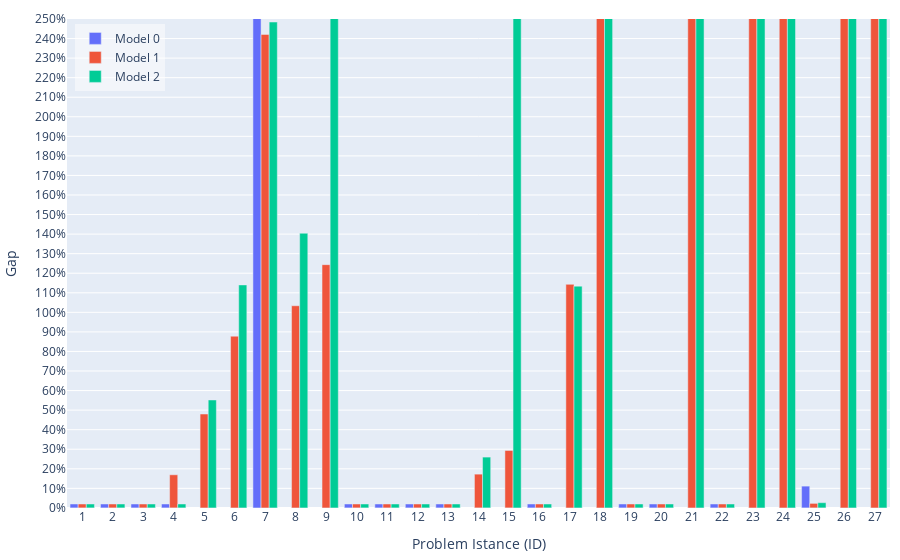

The notebook cell saved with this chart:
### Code cell
import plotly.graph_objects as go

# Clean data
max_gap = 250
# gapcleaned_df0 = df0[df0['gap'] < max_gap]
# gapcleaned_df1 = df1[df1['gap'] < max_gap]
# gapcleaned_df2 = df2[df2['gap'] < max_gap]

gapcleaned_df0 = df0
gapcleaned_df1 = df1
gapcleaned_df2 = df2
# gapcleaned_df0['gap'] = gapcleaned_df0['gap'].apply(lambda x: min(x, max_gap))
# gapcleaned_df1['gap'] = gapcleaned_df1['gap'].apply(lambda x: min(x, max_gap))
# gapcleaned_df2['gap'] = gapcleaned_df2['gap'].apply(lambda x: min(x, max_gap))

# Define a small offset value for visibility
offset = 2  # Adjust this based on your data range

# Function to add offset to zeros but keep original text
def add_offset_to_zeros(values):
    display_values = values.copy()  # For visual height
    text_values = values.copy()     # For labels/text
    display_values[display_values <= 0.05] = offset
    return display_values, text_values

# Create bar plot with visible zeros
hovertemplate_text='Model: %{customdata[0]}<br>ID: %{x}<br>Gap: %{text}%<br>Nodes: %{customdata[1]}<br>Runtime: %{customdata[2]} s<extra></extra>'
fig = go.Figure(data=[
    go.Bar(
        name='Model 0', 
        x=gapcleaned_df0['ID'], 
        y=add_offset_to_zeros(gapcleaned_df0['gap'])[0],
        text=gapcleaned_df0['gap'].apply(lambda x: f'{x:.2f}'),  # Format text to 2 decimal places
        # Create a 2D array with multiple columns
        customdata=np.dstack((gapcleaned_df0['model'], gapcleaned_df0['nodes'], gapcleaned_df0['total_time'].apply(lambda x: f'{x:.2f}')))[0],
        textposition='none',
        hovertemplate=hovertemplate_text
    ),
    go.Bar(
        name='Model 1', 
        x=gapcleaned_df1['ID'], 
        y=add_offset_to_zeros(gapcleaned_df1['gap'])[0],
        text=gapcleaned_df1['gap'].apply(lambda x: f'{x:.2f}'),
        customdata=np.dstack((gapcleaned_df1['model'], gapcleaned_df1['nodes'], gapcleaned_df1['total_time'].apply(lambda x: f'{x:.2f}')))[0],
        textposition='none',
        hovertemplate=hovertemplate_text
    ),
    go.Bar(
        name='Model 2', 
        x=gapcleaned_df2['ID'], 
        y=add_offset_to_zeros(gapcleaned_df2['gap'])[0],
        text=gapcleaned_df2['gap'].apply(lambda x: f'{x:.2f}'),
        customdata=np.dstack((gapcleaned_df2['model'], gapcleaned_df2['nodes'], gapcleaned_df2['total_time'].apply(lambda x: f'{x:.2f}')))[0],
        textposition='none',
        hovertemplate=hovertemplate_text
    ),
])

# Add a subtle visual indication for zero values
fig.update_layout(
    autosize=True,   # let the container size drive the plot
    margin=dict(l=10, r=10, t=10, b=10),    # width=1000,
    # height=600,
    barmode='group',
    yaxis = dict(
        range=[-0.05, max_gap],
        title = 'Gap',
        tickvals = list(range(0, max_gap + 1, 10)),
        ticktext = [str(i) + '%' for i in range(0, max_gap + 1, 10)],
    ),
    xaxis = dict(
        title = 'Problem Istance (ID)',
        tickmode = 'array',
        tickvals = list(range(0, 28)),
        ticktext = list(range(0, 28)),
    ),
    legend=dict(
        x=0.01,
        y=0.99,
        xanchor='left',
        yanchor='top',
        bgcolor='rgba(255, 255, 255, 0.5)'
    )
)

fig.show()

# # # Save as HTML
# div_schedule = plot(
#     fig, include_plotlyjs=True, config={"responsive": True}, output_type="div"
# )
# # write div snippet to file
# with open('../docs/images/results-gap.html', 'w') as f:
#     f.write(div_schedule)

### Figure 1 — Plotly figure (JSON) as saved in the notebook; plotly's stock layout.template omitted (floating-point values rounded to 4 significant figures)
{"data": [{"customdata": [[0, 3, "0.22"], [0, 931, "27.07"], [0, 193, "24.98"], [0, 641, "3.34"], [0, 5543, "300.00"], [0, 616, "300.00"], [0, 26677, "300.00"], [0, 751, "300.01"], [0, 735, "300.01"], [0, 60, "2.87"], [0, 3, "19.91"], [0, 59, "88.71"], [0, 403, "16.40"], [0, 1035, "300.00"], [0, 82, "300.02"], [0, 1132, "29.12"], [0, 701, "300.00"], [0, 1, "300.13"], [0, 3, "10.07"], [0, 3, "150.74"], [0, 1, "300.13"], [0, 74, "45.49"], [0, 1, "300.02"], [0, 1, "301.61"], [0, 1625, "300.07"], [0, 1, "300.04"], [0, 1, "300.78"]], "hovertemplate": "Model: %{customdata[0]}<br>ID: %{x}<br>Gap: %{text}%<br>Nodes: %{customdata[1]}<br>Runtime: %{customdata[2]} s<extra></extra>", "name": "Model 0", "text": ["0.00", "0.00", "0.01", "0.00", "inf", "inf", "253.21", "inf", "inf", "0.00", "0.00", "0.00", "0.00", "inf", "inf", "0.00", "inf", "inf", "0.00", "0.00", "inf", "0.00", "inf", "inf", "11.14", "inf", "inf"], "textposition": "none", "type": "bar", "x": [1, 2, 3, 4, 5, 6, 7, 8, 9, 10, 11, 12, 13, 14, 15, 16, 17, 18, 19, 20, 21, 22, 23, 24, 25, 26, 27], "y": [2.0, 2.0, 2.0, 2.0, Infinity, Infinity, 253.2, Infinity, Infinity, 2.0, 2.0, 2.0, 2.0, Infinity, Infinity, 2.0, Infinity, Infinity, 2.0, 2.0, Infinity, 2.0, Infinity, Infinity, 11.14, Infinity, Infinity]}, {"customdata": [[1, 3, "13.77"], [1, 1111, "103.18"], [1, 86, "139.57"], [1, 80836, "317.44"], [1, 6337, "395.70"], [1, 655, "420.13"], [1, 34208, "318.28"], [1, 718, "411.88"], [1, 702, "420.15"], [1, 55, "92.26"], [1, 3, "135.93"], [1, 38, "183.62"], [1, 334, "122.48"], [1, 1412, "420.66"], [1, 74, "420.34"], [1, 1156, "154.46"], [1, 587, "420.10"], [1, 1, "420.22"], [1, 3, "132.68"], [1, 3, "299.32"], [1, 1, "428.37"], [1, 44, "147.89"], [1, 1, "423.02"], [1, 1, "428.33"], [1, 5753, "420.20"], [1, 1, "421.45"], [1, 1, "431.33"]], "hovertemplate": "Model: %{customdata[0]}<br>ID: %{x}<br>Gap: %{text}%<br>Nodes: %{customdata[1]}<br>Runtime: %{customdata[2]} s<extra></extra>", "name": "Model 1", "text": ["0.00", "0.00", "0.00", "16.93", "48.00", "87.81", "242.12", "103.37", "124.38", "0.00", "0.00", "0.00", "0.00", "17.26", "29.37", "0.00", "114.32", "3057.30", "0.00", "0.00", "76970.17", "0.00", "22997.23", "23526.60", "2.31", "13188.85", "12472.79"], "textposition": "none", "type": "bar", "x": [1, 2, 3, 4, 5, 6, 7, 8, 9, 10, 11, 12, 13, 14, 15, 16, 17, 18, 19, 20, 21, 22, 23, 24, 25, 26, 27], "y": [2.0, 2.0, 2.0, 16.93, 48.0, 87.81, 242.1, 103.4, 124.4, 2.0, 2.0, 2.0, 2.0, 17.26, 29.37, 2.0, 114.3, 3057.0, 2.0, 2.0, 76970.0, 2.0, 23000.0, 23530.0, 2.306, 13190.0, 12470.0]}, {"customdata": [[2, 3, "13.76"], [2, 63, "78.51"], [2, 102, "146.64"], [2, 624, "21.08"], [2, 1788, "395.69"], [2, 231, "420.16"], [2, 22890, "318.28"], [2, 547, "411.89"], [2, 1, "420.22"], [2, 55, "91.99"], [2, 3, "136.73"], [2, 43, "193.70"], [2, 260, "119.14"], [2, 1323, "420.64"], [2, 1, "420.53"], [2, 1179, "158.48"], [2, 314, "420.11"], [2, 1, "420.24"], [2, 3, "134.64"], [2, 3, "262.27"], [2, 1, "428.53"], [2, 51, "147.96"], [2, 1, "423.01"], [2, 1, "428.16"], [2, 5382, "420.20"], [2, 1, "421.96"], [2, 1, "429.51"]], "hovertemplate": "Model: %{customdata[0]}<br>ID: %{x}<br>Gap: %{text}%<br>Nodes: %{customdata[1]}<br>Runtime: %{customdata[2]} s<extra></extra>", "name": "Model 2", "text": ["0.00", "0.00", "0.00", "0.00", "55.18", "114.02", "248.45", "140.45", "929.74", "0.00", "0.00", "0.00", "0.00", "25.98", "352.86", "0.00", "113.40", "3057.30", "0.00", "0.00", "76970.17", "0.00", "22997.23", "23526.60", "2.67", "13188.85", "12472.79"], "textposition": "none", "type": "bar", "x": [1, 2, 3, 4, 5, 6, 7, 8, 9, 10, 11, 12, 13, 14, 15, 16, 17, 18, 19, 20, 21, 22, 23, 24, 25, 26, 27], "y": [2.0, 2.0, 2.0, 2.0, 55.18, 114.0, 248.5, 140.5, 929.7, 2.0, 2.0, 2.0, 2.0, 25.98, 352.9, 2.0, 113.4, 3057.0, 2.0, 2.0, 76970.0, 2.0, 23000.0, 23530.0, 2.665, 13190.0, 12470.0]}], "layout": {"autosize": true, "barmode": "group", "legend": {"bgcolor": "rgba(255, 255, 255, 0.5)", "x": 0.01, "xanchor": "left", "y": 0.99, "yanchor": "top"}, "margin": {"b": 10, "l": 10, "r": 10, "t": 10}, "xaxis": {"tickmode": "array", "ticktext": [0, 1, 2, 3, 4, 5, 6, 7, 8, 9, 10, 11, 12, 13, 14, 15, 16, 17, 18, 19, 20, 21, 22, 23, 24, 25, 26, 27], "tickvals": [0, 1, 2, 3, 4, 5, 6, 7, 8, 9, 10, 11, 12, 13, 14, 15, 16, 17, 18, 19, 20, 21, 22, 23, 24, 25, 26, 27], "title": {"text": "Problem Istance (ID)"}}, "yaxis": {"range": [-0.05, 250], "ticktext": ["0%", "10%", "20%", "30%", "40%", "50%", "60%", "70%", "80%", "90%", "100%", "110%", "120%", "130%", "140%", "150%", "160%", "170%", "180%", "190%", "200%", "210%", "220%", "230%", "240%", "250%"], "tickvals": [0, 10, 20, 30, 40, 50, 60, 70, 80, 90, 100, 110, 120, 130, 140, 150, 160, 170, 180, 190, 200, 210, 220, 230, 240, 250], "title": {"text": "Gap"}}}}
